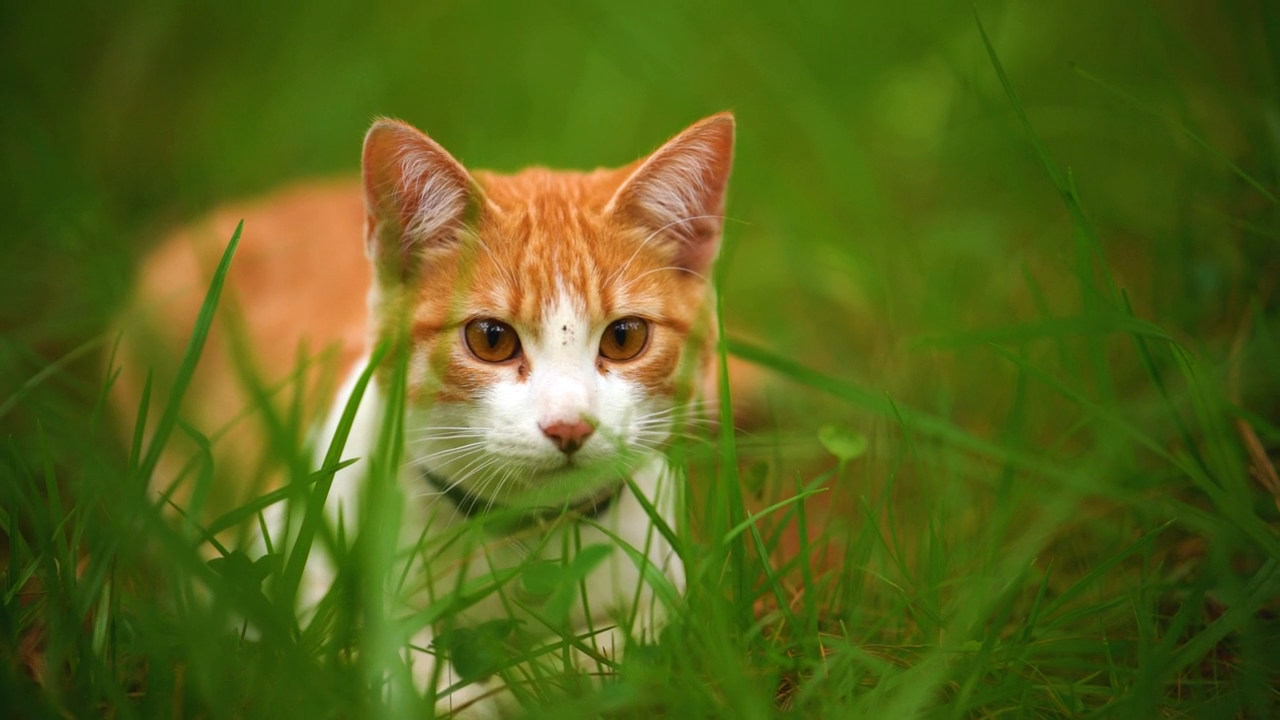
#> input picture frame 22 of Opencv视频处理/Videos/CatRun.mp4, 1280 x 720 px
$ python 02Cv2VideoShakeEffect.py
#> lines starting #> are read from the running program, lines starting #| are printed output that depends on the picture
#> in video_shake, frame is the input picture: shape (720, 1280, 3); mean B, G, R 25.6, 100.4, 87.5
"""
简单视频抖动放大效果

    apply_zoom() 函数：
    这个函数接受一个帧图像和放大因子作为参数，然后将图像放大。
    首先，计算了放大区域的左上角和右下角坐标，然后从原图中截取出放大区域，最后将截取的图像进行放大并返回。

    video_shake() 函数：
    这个函数接受视频文件的路径和输出视频文件的路径作为参数。
    首先，打开视频文件并获取视频信息，包括帧率、宽度和高度。
    然后，创建一个 VideoWriter 对象，用于写入输出视频文件。
    在一个循环中，逐帧读取视频，检查帧索引是否为前 5 帧或者 10 的倍数帧，如果是，则应用放大效果。
    最后，将处理后的帧写入输出视频文件，释放资源。
"""

import cv2


def apply_zoom(frame, factor):
    """
    放大指定帧图
    :param frame:
    :param factor: 这个函数接受一个帧图像和放大因子作为参数，然后将图像放大。
    :return:
    """
#> called with factor = 2
    height, width, _ = frame.shape
#> height = 720; width = 1280
    h1 = int(height * 0.1)
#> h1 = 72
    h2 = int(height * 0.9)
#> h2 = 648
    w1 = int(width * 0.1)
#> w1 = 128
    w2 = int(width * 0.9)
#> w2 = 1152
    zoomed_frame = frame[h1:h2, w1:w2]
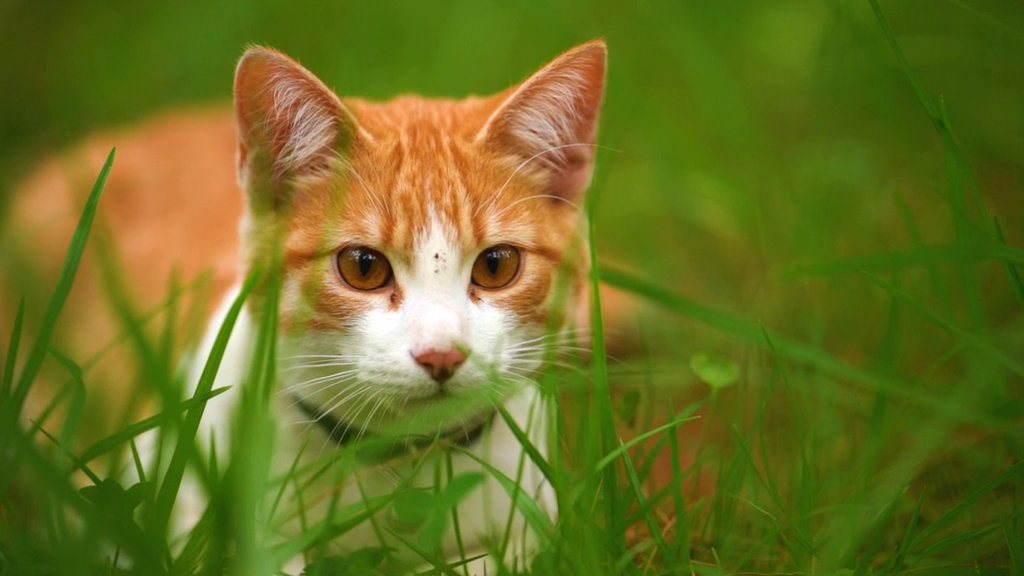
#> zoomed_frame: shape (576, 1024, 3); mean B, G, R 34.1, 112.7, 105.9
    return cv2.resize(zoomed_frame, (width, height))


def video_shake(video_path, output_path):
    """
    视频放大抖动
    :param video_path:
    :param output_path:
    :return:
    """
    # 打开视频文件
    cap = cv2.VideoCapture(video_path)

    # 获取视频信息
    fps = cap.get(cv2.CAP_PROP_FPS)
    width = int(cap.get(cv2.CAP_PROP_FRAME_WIDTH))
    height = int(cap.get(cv2.CAP_PROP_FRAME_HEIGHT))

    # 定义视频编码器
    fourcc = cv2.VideoWriter_fourcc(*'mp4v')

    # 创建 VideoWriter 对象
    out = cv2.VideoWriter(output_path, fourcc, fps, (width, height))

    # 视频索引
    frame_index = 0

    while cap.isOpened():
        ret, frame = cap.read()
        if not ret:
            break

        # 检查帧索引是否为 10 的倍数或前 5 帧
        if frame_index < 5 or frame_index % 10 == 0:
            frame = apply_zoom(frame, factor=2)

        out.write(frame)

        frame_index += 1

    cap.release()
    out.release()
    cv2.destroyAllWindows()


def main():
    video_path = "Videos/CatRun.mp4"
    output_path = "Videos/VideoShake.mp4"

    video_shake(video_path, output_path)


if __name__ == "__main__":
    main()

$ run again, starting later in the video
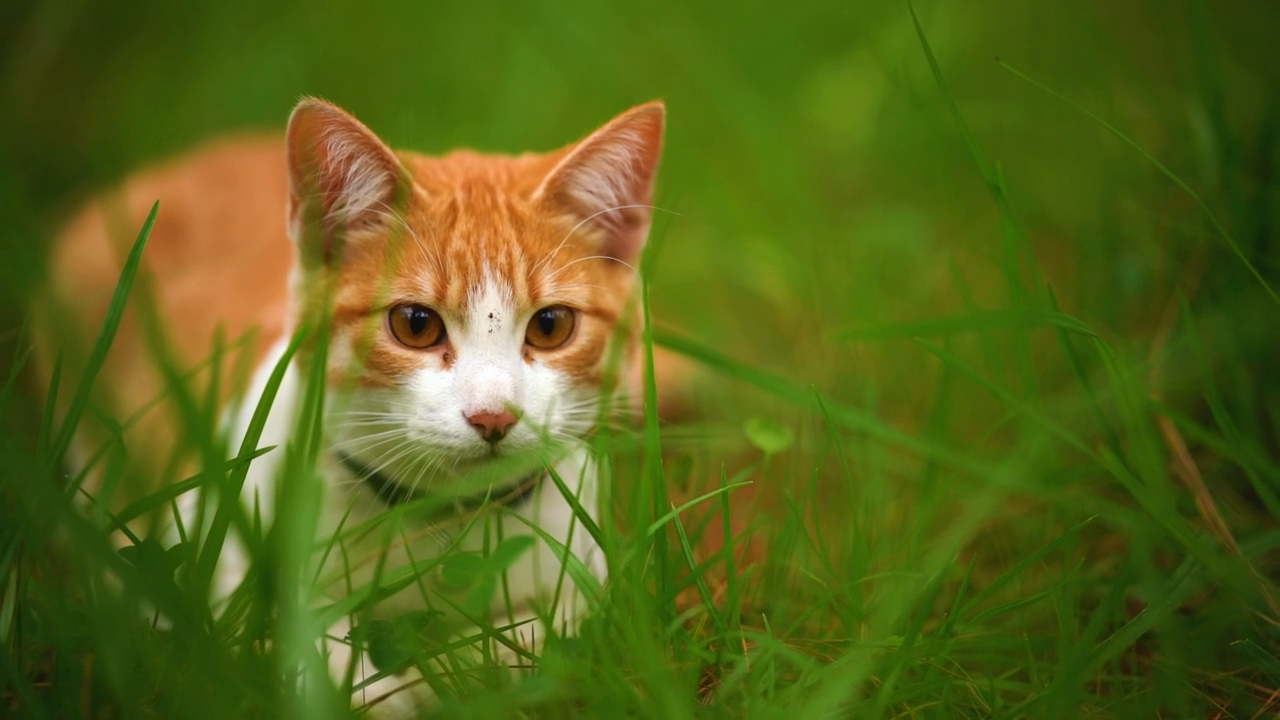
#> input picture frame 100 of Opencv视频处理/Videos/CatRun.mp4, 1280 x 720 px
#> in video_shake, frame is the input picture: shape (720, 1280, 3); mean B, G, R 25, 99.9, 87.2
#> in apply_zoom, `zoomed_frame = frame[h1:h2, w1:w2]`:
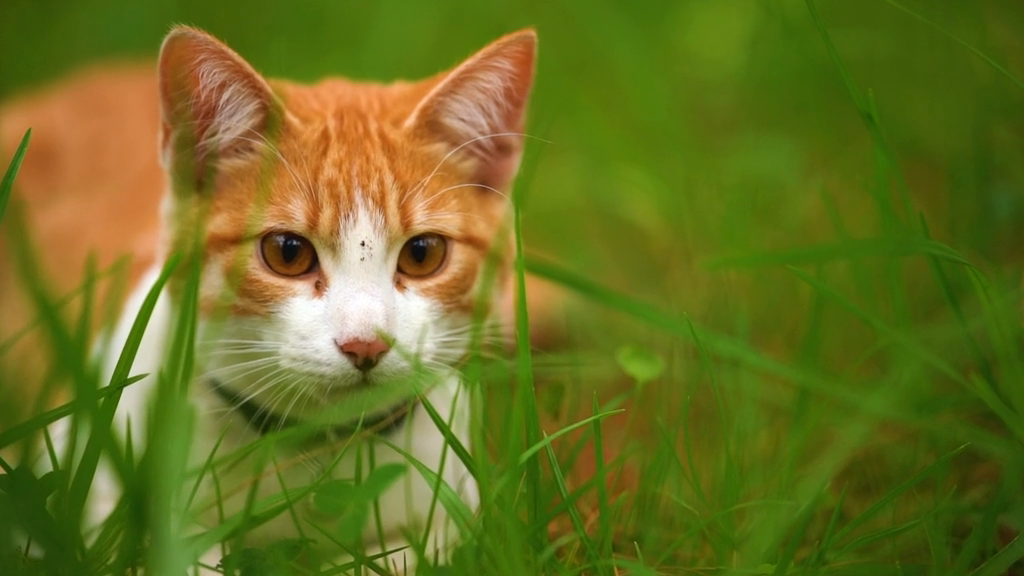
#> zoomed_frame: shape (576, 1024, 3); mean B, G, R 32.5, 111.6, 104.1

$ run again, starting later in the video
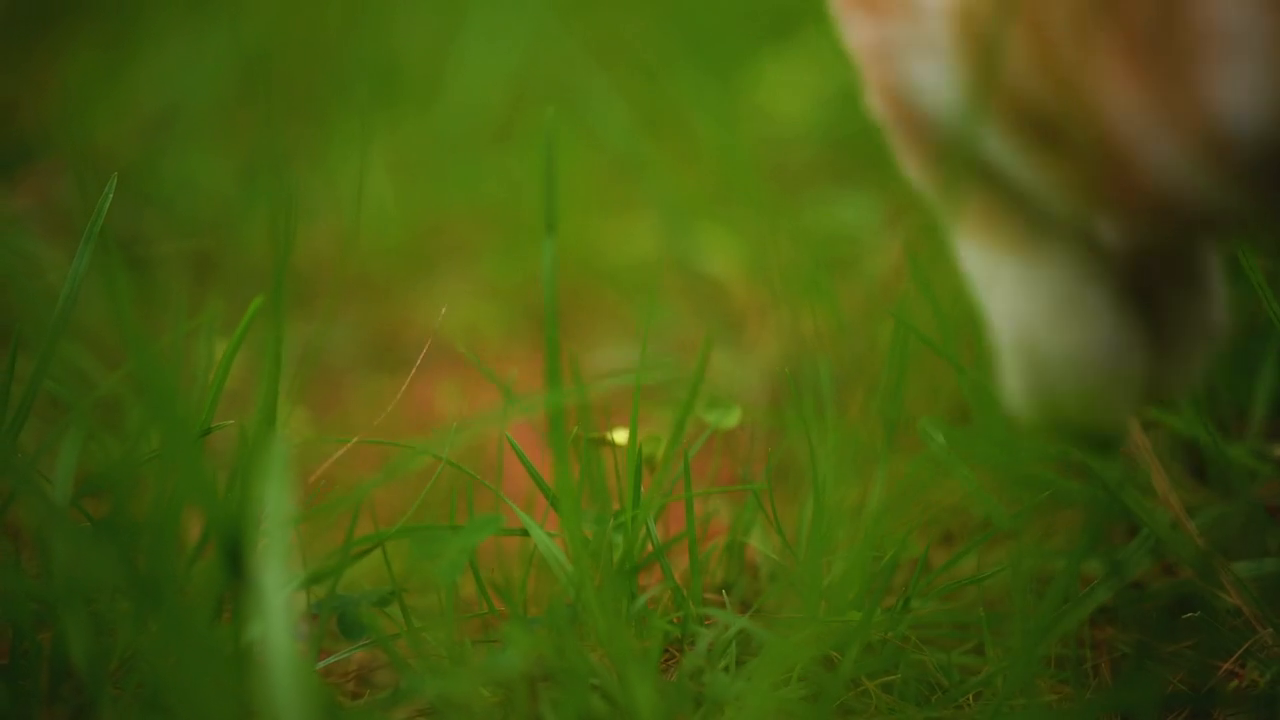
#> input picture frame 178 of Opencv视频处理/Videos/CatRun.mp4, 1280 x 720 px
#> in video_shake, frame is the input picture: shape (720, 1280, 3); mean B, G, R 15.7, 90, 72.6
#> in apply_zoom, `zoomed_frame = frame[h1:h2, w1:w2]`:
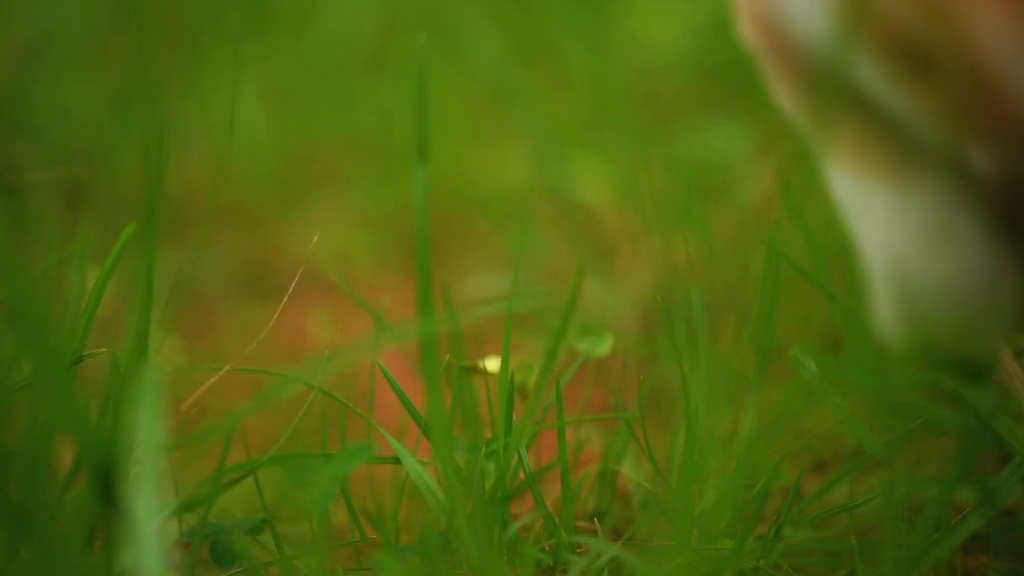
#> zoomed_frame: shape (576, 1024, 3); mean B, G, R 16.3, 99.6, 81.3
